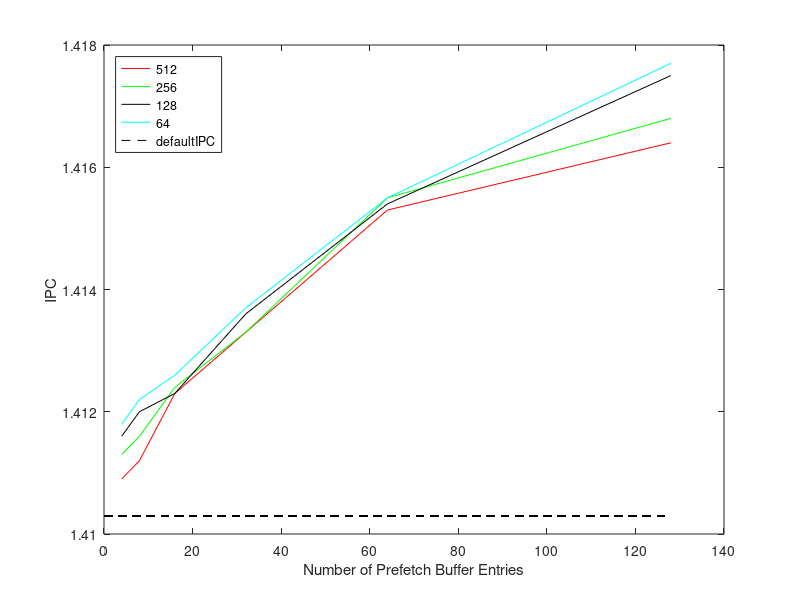
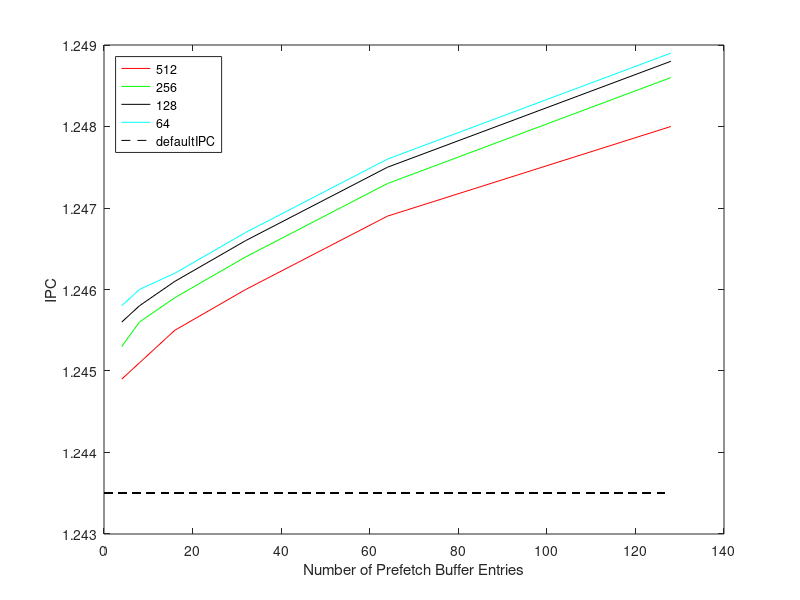
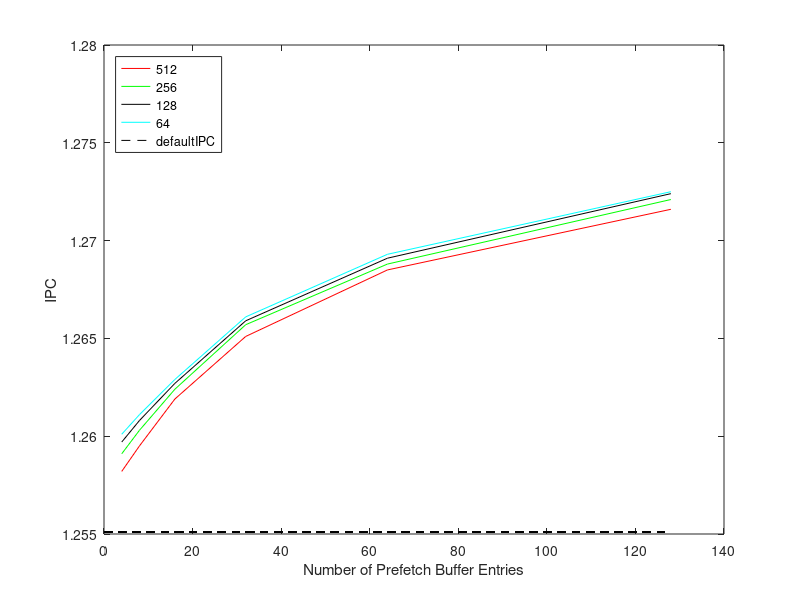
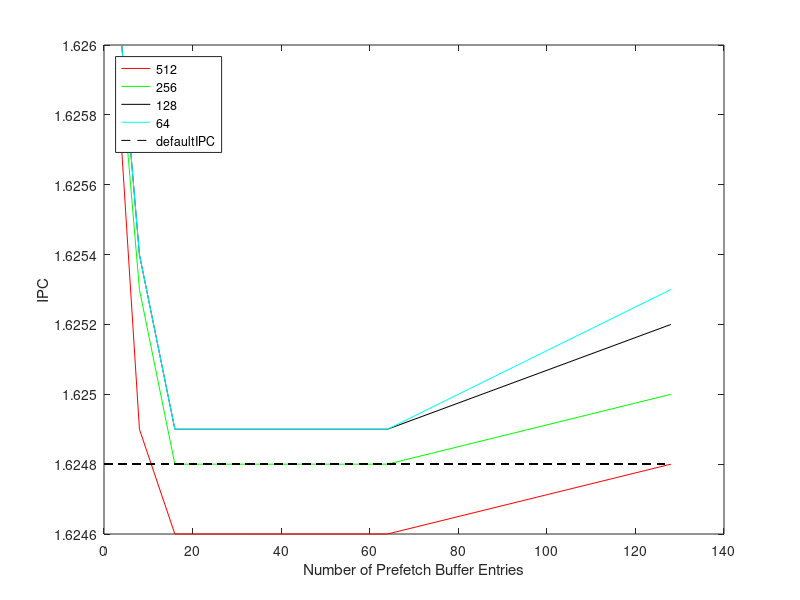

Write MATLAB code to recreate these figures, in order.
clear;
clf;
bufferSize = [4 8 16 32 64 128];

% vortex table size 128
x = 0:1:128;

vortex_IPC512 = [1.4109 1.4112 1.4123 1.4133 1.4153 1.4164];
vortex_IPC256 = [1.4113 1.4116 1.4124 1.4133 1.4155 1.4168];
vortex_IPC128 = [1.4116 1.412 1.4123 1.4136 1.4154 1.4175];
vortex_IPC64 = [1.4118 1.4122 1.4126 1.4137 1.4155 1.4177];

vortex_defaultIPC = 1.4103;
v = ones(length(x))*vortex_defaultIPC;
figure(1);
plot(bufferSize, vortex_IPC512, 'r-', ...
    bufferSize, vortex_IPC256, 'g-', ...
    bufferSize, vortex_IPC128, 'k-', ...
    bufferSize, vortex_IPC64, 'c-', ...
    x, v, 'k--');

legend('512', '256', '128', '64', 'defaultIPC', 'Location', 'northwest');
xlabel('Number of Prefetch Buffer Entries');
ylabel('IPC');

gcc_IPC512 = [1.2449 1.2451 1.2455 1.246 1.2469 1.248];
gcc_IPC256 = [1.2453 1.2456 1.2459 1.2464 1.2473 1.2486];
gcc_IPC128 = [1.2456 1.2458 1.2461 1.2466 1.2475 1.2488];
gcc_IPC64 = [1.2458 1.246 1.2462 1.2467 1.2476 1.2489];

gcc_defaultIPC = 1.2435;
g = ones(length(x))*gcc_defaultIPC;

figure(2);
plot(bufferSize, gcc_IPC512, 'r-', ...
    bufferSize, gcc_IPC256, 'g-', ...
    bufferSize, gcc_IPC128, 'k-', ...
    bufferSize, gcc_IPC64, 'c-', ...
    x, g, 'k--');

legend('512', '256', '128', '64', 'defaultIPC', 'Location', 'northwest');
xlabel('Number of Prefetch Buffer Entries');
ylabel('IPC');

crafty_IPC512 = [1.2582 1.2595 1.2619 1.2651 1.2685 1.2716];
crafty_IPC256 = [1.2591 1.2603 1.2624 1.2657 1.2688 1.2721];
crafty_IPC128 = [1.2597 1.2608 1.2627 1.2659 1.2691 1.2724];
crafty_IPC64 = [1.2601 1.2611 1.2629 1.2661 1.2693 1.2725];

crafty_defaultIPC = 1.2551;
g = ones(length(x))*crafty_defaultIPC;

figure(3);
plot(bufferSize, crafty_IPC512, 'r-', ...
    bufferSize, crafty_IPC256, 'g-', ...
    bufferSize, crafty_IPC128, 'k-', ...
    bufferSize, crafty_IPC64, 'c-', ...
    x, g, 'k--');

legend('512', '256', '128', '64', 'defaultIPC', 'Location', 'northwest');
xlabel('Number of Prefetch Buffer Entries');
ylabel('IPC');

mgrid_IPC512 = [1.6257 1.6249 1.6246 1.6246 1.6246 1.6248];
mgrid_IPC256 = [1.6259 1.6253 1.6248 1.6248 1.6248 1.625];
mgrid_IPC128 = [1.626 1.6254 1.6249 1.6249 1.6249 1.6252];
mgrid_IPC64 = [1.626 1.6254 1.6249 1.6249 1.6249 1.6253];

mgrid_defaultIPC = 1.6248;
g = ones(length(x))*mgrid_defaultIPC;

figure(4);
plot(bufferSize, mgrid_IPC512, 'r-', ...
    bufferSize, mgrid_IPC256, 'g-', ...
    bufferSize, mgrid_IPC128, 'k-', ...
    bufferSize, mgrid_IPC64, 'c-', ...
    x, g, 'k--');

legend('512', '256', '128', '64', 'defaultIPC', 'Location', 'northwest');
xlabel('Number of Prefetch Buffer Entries');
ylabel('IPC');

twolf_IPC512 = [1.5113 1.5119 1.5124 1.5132 1.5145 1.5171];
twolf_IPC256 = [1.513 1.5138 1.5144 1.5149 1.5161 1.5184];
twolf_IPC128 = [1.514 1.515 1.5156 1.5162 1.5173 1.5191];
twolf_IPC64 = [1.5145 1.5156 1.5163 1.517 1.5179 1.5195];

twolf_defaultIPC = 1.4103;
g = ones(length(x))*twolf_defaultIPC;

figure(5);
plot(bufferSize, twolf_IPC512, 'r-', ...
    bufferSize, twolf_IPC256, 'g-', ...
    bufferSize, twolf_IPC128, 'k-', ...
    bufferSize, twolf_IPC64, 'c-', ...
    x, g, 'k--');

legend('512', '256', '128', '64', 'defaultIPC', 'Location', 'northwest');
xlabel('Number of Prefetch Buffer Entries');
ylabel('IPC');